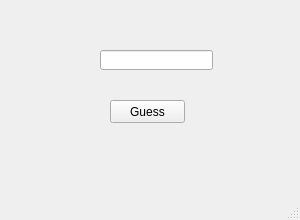
<?xml version="1.0" encoding="UTF-8"?>
<ui version="4.0">
 <class>MainWindow</class>
 <widget class="QMainWindow" name="MainWindow">
  <property name="geometry">
   <rect>
    <x>0</x>
    <y>0</y>
    <width>300</width>
    <height>220</height>
   </rect>
  </property>
  <property name="windowTitle">
   <string>Guess Numbers</string>
  </property>
  <property name="windowIcon">
   <iconset>
    <normaloff>favicon.ico</normaloff>favicon.ico</iconset>
  </property>
  <widget class="QWidget" name="centralwidget">
   <widget class="QPushButton" name="pushButton">
    <property name="geometry">
     <rect>
      <x>110</x>
      <y>100</y>
      <width>75</width>
      <height>23</height>
     </rect>
    </property>
    <property name="toolTip">
     <string>&lt;b&gt;Click here to guess&lt;/b&gt;</string>
    </property>
    <property name="text">
     <string>Guess</string>
    </property>
   </widget>
   <widget class="QLineEdit" name="lineEdit">
    <property name="geometry">
     <rect>
      <x>100</x>
      <y>50</y>
      <width>113</width>
      <height>20</height>
     </rect>
    </property>
   </widget>
  </widget>
  <widget class="QStatusBar" name="statusbar"/>
 </widget>
 <resources/>
 <connections/>
</ui>
